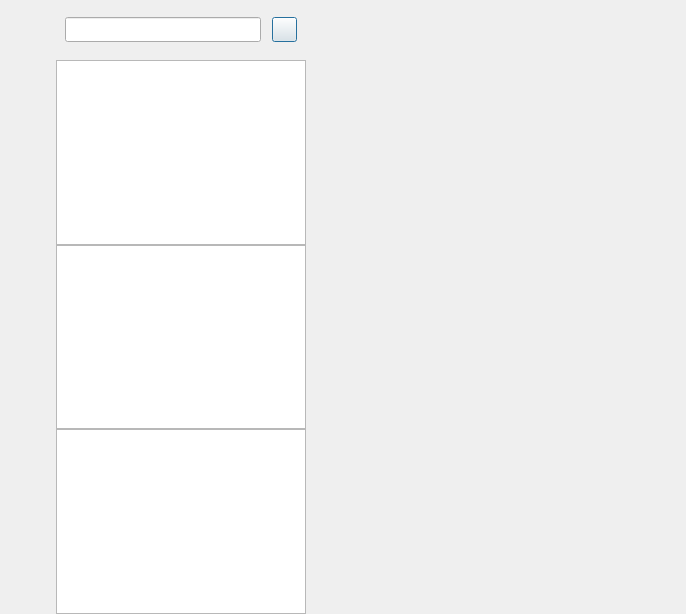
<?xml version="1.0" encoding="UTF-8"?>
<ui version="4.0">
 <class>ChatDialog</class>
 <widget class="QDialog" name="ChatDialog">
  <property name="geometry">
   <rect>
    <x>0</x>
    <y>0</y>
    <width>686</width>
    <height>614</height>
   </rect>
  </property>
  <property name="windowTitle">
   <string>ChatDialog</string>
  </property>
  <layout class="QHBoxLayout" name="horizontalLayout" stretch="0,0,0">
   <property name="spacing">
    <number>0</number>
   </property>
   <property name="leftMargin">
    <number>0</number>
   </property>
   <property name="topMargin">
    <number>0</number>
   </property>
   <property name="rightMargin">
    <number>0</number>
   </property>
   <property name="bottomMargin">
    <number>0</number>
   </property>
   <item>
    <widget class="QWidget" name="side_bar" native="true">
     <property name="sizePolicy">
      <sizepolicy hsizetype="Fixed" vsizetype="Expanding">
       <horstretch>0</horstretch>
       <verstretch>0</verstretch>
      </sizepolicy>
     </property>
     <property name="minimumSize">
      <size>
       <width>56</width>
       <height>0</height>
      </size>
     </property>
     <property name="maximumSize">
      <size>
       <width>56</width>
       <height>16777215</height>
      </size>
     </property>
     <layout class="QVBoxLayout" name="verticalLayout">
      <property name="spacing">
       <number>7</number>
      </property>
      <property name="leftMargin">
       <number>10</number>
      </property>
      <property name="topMargin">
       <number>30</number>
      </property>
      <property name="rightMargin">
       <number>0</number>
      </property>
      <property name="bottomMargin">
       <number>0</number>
      </property>
      <item>
       <widget class="QWidget" name="widget" native="true">
        <layout class="QVBoxLayout" name="verticalLayout_3">
         <property name="spacing">
          <number>30</number>
         </property>
         <property name="leftMargin">
          <number>0</number>
         </property>
         <property name="topMargin">
          <number>0</number>
         </property>
         <property name="rightMargin">
          <number>0</number>
         </property>
         <property name="bottomMargin">
          <number>0</number>
         </property>
         <item>
          <widget class="QLabel" name="side_chat_lb">
           <property name="minimumSize">
            <size>
             <width>30</width>
             <height>30</height>
            </size>
           </property>
           <property name="maximumSize">
            <size>
             <width>30</width>
             <height>30</height>
            </size>
           </property>
           <property name="contextMenuPolicy">
            <enum>Qt::ContextMenuPolicy::DefaultContextMenu</enum>
           </property>
           <property name="text">
            <string/>
           </property>
          </widget>
         </item>
         <item>
          <widget class="QLabel" name="side_contact_lb">
           <property name="minimumSize">
            <size>
             <width>30</width>
             <height>30</height>
            </size>
           </property>
           <property name="maximumSize">
            <size>
             <width>30</width>
             <height>30</height>
            </size>
           </property>
           <property name="contextMenuPolicy">
            <enum>Qt::ContextMenuPolicy::DefaultContextMenu</enum>
           </property>
           <property name="text">
            <string/>
           </property>
          </widget>
         </item>
         <item>
          <widget class="QLabel" name="side_head_lb">
           <property name="minimumSize">
            <size>
             <width>30</width>
             <height>30</height>
            </size>
           </property>
           <property name="maximumSize">
            <size>
             <width>30</width>
             <height>30</height>
            </size>
           </property>
           <property name="contextMenuPolicy">
            <enum>Qt::ContextMenuPolicy::DefaultContextMenu</enum>
           </property>
           <property name="text">
            <string/>
           </property>
          </widget>
         </item>
        </layout>
       </widget>
      </item>
      <item>
       <spacer name="verticalSpacer">
        <property name="orientation">
         <enum>Qt::Orientation::Vertical</enum>
        </property>
        <property name="sizeHint" stdset="0">
         <size>
          <width>20</width>
          <height>40</height>
         </size>
        </property>
       </spacer>
      </item>
     </layout>
    </widget>
   </item>
   <item>
    <widget class="QWidget" name="chat_user_wid" native="true">
     <property name="sizePolicy">
      <sizepolicy hsizetype="Preferred" vsizetype="Preferred">
       <horstretch>0</horstretch>
       <verstretch>0</verstretch>
      </sizepolicy>
     </property>
     <property name="minimumSize">
      <size>
       <width>250</width>
       <height>0</height>
      </size>
     </property>
     <property name="maximumSize">
      <size>
       <width>250</width>
       <height>16777215</height>
      </size>
     </property>
     <layout class="QVBoxLayout" name="verticalLayout_2" stretch="0,0,0,0">
      <property name="spacing">
       <number>0</number>
      </property>
      <property name="leftMargin">
       <number>0</number>
      </property>
      <property name="topMargin">
       <number>0</number>
      </property>
      <property name="rightMargin">
       <number>0</number>
      </property>
      <property name="bottomMargin">
       <number>0</number>
      </property>
      <item>
       <widget class="QWidget" name="search_wid" native="true">
        <property name="minimumSize">
         <size>
          <width>0</width>
          <height>60</height>
         </size>
        </property>
        <property name="maximumSize">
         <size>
          <width>16777215</width>
          <height>60</height>
         </size>
        </property>
        <layout class="QHBoxLayout" name="horizontalLayout_2">
         <item>
          <widget class="CustomizeEdit" name="search_edit">
           <property name="minimumSize">
            <size>
             <width>0</width>
             <height>25</height>
            </size>
           </property>
           <property name="maximumSize">
            <size>
             <width>16777215</width>
             <height>25</height>
            </size>
           </property>
          </widget>
         </item>
         <item>
          <spacer name="horizontalSpacer">
           <property name="orientation">
            <enum>Qt::Orientation::Horizontal</enum>
           </property>
           <property name="sizeType">
            <enum>QSizePolicy::Policy::Fixed</enum>
           </property>
           <property name="sizeHint" stdset="0">
            <size>
             <width>5</width>
             <height>20</height>
            </size>
           </property>
          </spacer>
         </item>
         <item>
          <widget class="ClickedBtn" name="add_btn">
           <property name="minimumSize">
            <size>
             <width>25</width>
             <height>25</height>
            </size>
           </property>
           <property name="maximumSize">
            <size>
             <width>25</width>
             <height>25</height>
            </size>
           </property>
           <property name="text">
            <string/>
           </property>
          </widget>
         </item>
        </layout>
       </widget>
      </item>
      <item>
       <widget class="ChatUserList" name="chat_user_list"/>
      </item>
      <item>
       <widget class="QListWidget" name="search_list"/>
      </item>
      <item>
       <widget class="QListWidget" name="con_user_list"/>
      </item>
     </layout>
    </widget>
   </item>
   <item>
    <widget class="QStackedWidget" name="stackedWidget">
     <property name="currentIndex">
      <number>1</number>
     </property>
     <widget class="QWidget" name="friend_apply_page"/>
     <widget class="ChatPage" name="chat_page"/>
    </widget>
   </item>
  </layout>
 </widget>
 <customwidgets>
  <customwidget>
   <class>ClickedBtn</class>
   <extends>QPushButton</extends>
   <header location="global">clickedbtn.h</header>
  </customwidget>
  <customwidget>
   <class>CustomizeEdit</class>
   <extends>QLineEdit</extends>
   <header location="global">customizeedit.h</header>
  </customwidget>
  <customwidget>
   <class>ChatUserList</class>
   <extends>QListWidget</extends>
   <header location="global">chatuserlist.h</header>
  </customwidget>
  <customwidget>
   <class>ChatPage</class>
   <extends>QWidget</extends>
   <header location="global">chatpage.h</header>
   <container>1</container>
  </customwidget>
 </customwidgets>
 <resources/>
 <connections/>
</ui>
